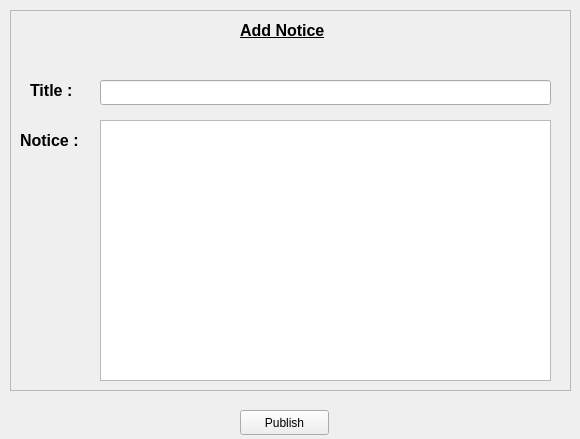
<?xml version="1.0" encoding="UTF-8"?>
<ui version="4.0">
 <class>Form</class>
 <widget class="QWidget" name="Form">
  <property name="geometry">
   <rect>
    <x>0</x>
    <y>0</y>
    <width>580</width>
    <height>439</height>
   </rect>
  </property>
  <property name="windowTitle">
   <string>Add Notice</string>
  </property>
  <widget class="QFrame" name="frame">
   <property name="geometry">
    <rect>
     <x>10</x>
     <y>10</y>
     <width>561</width>
     <height>381</height>
    </rect>
   </property>
   <property name="frameShape">
    <enum>QFrame::StyledPanel</enum>
   </property>
   <property name="frameShadow">
    <enum>QFrame::Raised</enum>
   </property>
   <widget class="QLabel" name="addNoticeLabel">
    <property name="geometry">
     <rect>
      <x>230</x>
      <y>0</y>
      <width>131</width>
      <height>41</height>
     </rect>
    </property>
    <property name="styleSheet">
     <string notr="true">font-size:12pt;
font-weight: bold;</string>
    </property>
    <property name="text">
     <string>&lt;html&gt;&lt;head/&gt;&lt;body&gt;&lt;p&gt;&lt;span style=&quot; text-decoration: underline;&quot;&gt;Add Notice&lt;/span&gt;&lt;/p&gt;&lt;/body&gt;&lt;/html&gt;</string>
    </property>
   </widget>
   <widget class="QLabel" name="titlelabel">
    <property name="geometry">
     <rect>
      <x>20</x>
      <y>60</y>
      <width>91</width>
      <height>41</height>
     </rect>
    </property>
    <property name="text">
     <string>&lt;html&gt;&lt;head/&gt;&lt;body&gt;&lt;p&gt;&lt;span style=&quot; font-size:12pt; font-weight:600;&quot;&gt;Title :&lt;/span&gt;&lt;/p&gt;&lt;/body&gt;&lt;/html&gt;</string>
    </property>
   </widget>
   <widget class="QLineEdit" name="title">
    <property name="geometry">
     <rect>
      <x>90</x>
      <y>70</y>
      <width>451</width>
      <height>25</height>
     </rect>
    </property>
    <property name="text">
     <string/>
    </property>
   </widget>
   <widget class="QTextEdit" name="notice">
    <property name="geometry">
     <rect>
      <x>90</x>
      <y>110</y>
      <width>451</width>
      <height>261</height>
     </rect>
    </property>
   </widget>
   <widget class="QLabel" name="noticeLabel">
    <property name="geometry">
     <rect>
      <x>10</x>
      <y>110</y>
      <width>91</width>
      <height>41</height>
     </rect>
    </property>
    <property name="text">
     <string>&lt;html&gt;&lt;head/&gt;&lt;body&gt;&lt;p&gt;&lt;span style=&quot; font-size:12pt; font-weight:600;&quot;&gt;Notice  :&lt;/span&gt;&lt;/p&gt;&lt;/body&gt;&lt;/html&gt;</string>
    </property>
   </widget>
  </widget>
  <widget class="QPushButton" name="publishButton">
   <property name="geometry">
    <rect>
     <x>240</x>
     <y>410</y>
     <width>89</width>
     <height>25</height>
    </rect>
   </property>
   <property name="text">
    <string>Publish</string>
   </property>
  </widget>
 </widget>
 <resources/>
 <connections/>
</ui>
